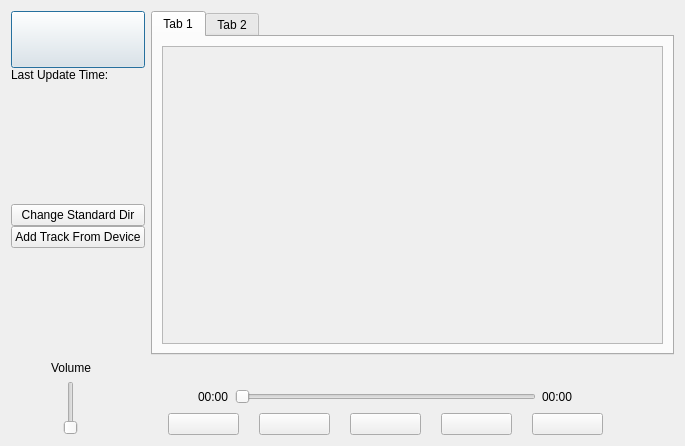
<?xml version="1.0" encoding="UTF-8"?>
<ui version="4.0">
 <class>MainPage</class>
 <widget class="QDialog" name="MainPage">
  <property name="geometry">
   <rect>
    <x>0</x>
    <y>0</y>
    <width>685</width>
    <height>446</height>
   </rect>
  </property>
  <property name="windowTitle">
   <string>Dialog</string>
  </property>
  <layout class="QVBoxLayout" name="verticalLayout">
   <item>
    <layout class="QVBoxLayout" name="MainWindowLayout" stretch="6,1">
     <item>
      <layout class="QHBoxLayout" name="TopWindowLayout" stretch="2,9">
       <item>
        <layout class="QVBoxLayout" name="SidePannelLayout" stretch="1,5">
         <property name="spacing">
          <number>0</number>
         </property>
         <item>
          <layout class="QVBoxLayout" name="AppLogo" stretch="0">
           <property name="sizeConstraint">
            <enum>QLayout::SetMaximumSize</enum>
           </property>
           <property name="leftMargin">
            <number>0</number>
           </property>
           <property name="topMargin">
            <number>0</number>
           </property>
           <property name="rightMargin">
            <number>0</number>
           </property>
           <property name="bottomMargin">
            <number>0</number>
           </property>
           <item>
            <widget class="QPushButton" name="backLogo">
             <property name="sizePolicy">
              <sizepolicy hsizetype="Maximum" vsizetype="Maximum">
               <horstretch>0</horstretch>
               <verstretch>1</verstretch>
              </sizepolicy>
             </property>
             <property name="maximumSize">
              <size>
               <width>10000</width>
               <height>10000</height>
              </size>
             </property>
             <property name="text">
              <string/>
             </property>
            </widget>
           </item>
          </layout>
         </item>
         <item>
          <layout class="QVBoxLayout" name="SideMenuLayout">
           <property name="leftMargin">
            <number>0</number>
           </property>
           <property name="rightMargin">
            <number>0</number>
           </property>
           <item>
            <widget class="QLabel" name="timeInfoLabel">
             <property name="text">
              <string>Last Update Time:</string>
             </property>
            </widget>
           </item>
           <item>
            <widget class="QLabel" name="lastUpdateTimeLabel">
             <property name="text">
              <string/>
             </property>
            </widget>
           </item>
           <item>
            <spacer name="verticalSpacer">
             <property name="orientation">
              <enum>Qt::Vertical</enum>
             </property>
             <property name="sizeHint" stdset="0">
              <size>
               <width>20</width>
               <height>40</height>
              </size>
             </property>
            </spacer>
           </item>
           <item>
            <widget class="QPushButton" name="changeDirButton">
             <property name="text">
              <string>Change Standard Dir</string>
             </property>
            </widget>
           </item>
           <item>
            <layout class="QHBoxLayout" name="SearchLayout" stretch="3">
             <property name="sizeConstraint">
              <enum>QLayout::SetDefaultConstraint</enum>
             </property>
             <item>
              <widget class="QPushButton" name="addFromDeviceButton">
               <property name="sizePolicy">
                <sizepolicy hsizetype="Preferred" vsizetype="Preferred">
                 <horstretch>0</horstretch>
                 <verstretch>0</verstretch>
                </sizepolicy>
               </property>
               <property name="text">
                <string>Add Track From Device</string>
               </property>
              </widget>
             </item>
            </layout>
           </item>
           <item>
            <spacer name="verticalSpacer_2">
             <property name="orientation">
              <enum>Qt::Vertical</enum>
             </property>
             <property name="sizeHint" stdset="0">
              <size>
               <width>20</width>
               <height>40</height>
              </size>
             </property>
            </spacer>
           </item>
          </layout>
         </item>
        </layout>
       </item>
       <item>
        <layout class="QHBoxLayout" name="tabsLayout" stretch="0">
         <property name="topMargin">
          <number>0</number>
         </property>
         <property name="rightMargin">
          <number>0</number>
         </property>
         <property name="bottomMargin">
          <number>0</number>
         </property>
         <item>
          <layout class="QVBoxLayout" name="vertLayout">
           <item>
            <widget class="QTabWidget" name="tabWidget">
             <property name="currentIndex">
              <number>0</number>
             </property>
             <widget class="QWidget" name="likedTracks">
              <attribute name="title">
               <string>Tab 1</string>
              </attribute>
              <layout class="QHBoxLayout" name="horizontalLayout">
               <item>
                <widget class="QScrollArea" name="scrollArea_2">
                 <property name="widgetResizable">
                  <bool>true</bool>
                 </property>
                 <widget class="QWidget" name="scrollAreaWidgetContentsLikes">
                  <property name="geometry">
                   <rect>
                    <x>0</x>
                    <y>0</y>
                    <width>484</width>
                    <height>274</height>
                   </rect>
                  </property>
                  <layout class="QVBoxLayout" name="verticalLayout_3">
                   <item>
                    <layout class="QVBoxLayout" name="likesVLayout"/>
                   </item>
                  </layout>
                 </widget>
                </widget>
               </item>
              </layout>
             </widget>
             <widget class="QWidget" name="downloadedTracks">
              <attribute name="title">
               <string>Tab 2</string>
              </attribute>
              <layout class="QHBoxLayout" name="horizontalLayout_2">
               <item>
                <widget class="QScrollArea" name="scrollArea">
                 <property name="widgetResizable">
                  <bool>true</bool>
                 </property>
                 <widget class="QWidget" name="scrollAreaWidgetContentsDownload">
                  <property name="geometry">
                   <rect>
                    <x>0</x>
                    <y>0</y>
                    <width>484</width>
                    <height>274</height>
                   </rect>
                  </property>
                  <layout class="QVBoxLayout" name="verticalLayout_4">
                   <item>
                    <layout class="QVBoxLayout" name="downVLayout"/>
                   </item>
                  </layout>
                 </widget>
                </widget>
               </item>
              </layout>
             </widget>
            </widget>
           </item>
          </layout>
         </item>
        </layout>
       </item>
      </layout>
     </item>
     <item>
      <layout class="QHBoxLayout" name="BottomWindowLayout" stretch="0,1,10">
       <item>
        <spacer name="horizontalSpacer_3">
         <property name="orientation">
          <enum>Qt::Horizontal</enum>
         </property>
         <property name="sizeHint" stdset="0">
          <size>
           <width>40</width>
           <height>20</height>
          </size>
         </property>
        </spacer>
       </item>
       <item>
        <layout class="QVBoxLayout" name="volumeLayout">
         <item>
          <widget class="QLabel" name="label">
           <property name="text">
            <string>Volume</string>
           </property>
           <property name="alignment">
            <set>Qt::AlignCenter</set>
           </property>
          </widget>
         </item>
         <item>
          <layout class="QHBoxLayout" name="volumeSliderLayout">
           <item>
            <widget class="QSlider" name="verticalSlider">
             <property name="maximum">
              <number>100</number>
             </property>
             <property name="orientation">
              <enum>Qt::Vertical</enum>
             </property>
            </widget>
           </item>
          </layout>
         </item>
        </layout>
       </item>
       <item>
        <layout class="QVBoxLayout" name="SongPlayerLayout" stretch="1,1,2">
         <item>
          <layout class="QHBoxLayout" name="SongNameLayout">
           <item>
            <spacer name="horizontalSpacer">
             <property name="orientation">
              <enum>Qt::Horizontal</enum>
             </property>
             <property name="sizeHint" stdset="0">
              <size>
               <width>40</width>
               <height>20</height>
              </size>
             </property>
            </spacer>
           </item>
           <item>
            <widget class="QLabel" name="songNameLabel">
             <property name="text">
              <string/>
             </property>
            </widget>
           </item>
           <item>
            <spacer name="horizontalSpacer_2">
             <property name="orientation">
              <enum>Qt::Horizontal</enum>
             </property>
             <property name="sizeHint" stdset="0">
              <size>
               <width>40</width>
               <height>20</height>
              </size>
             </property>
            </spacer>
           </item>
          </layout>
         </item>
         <item>
          <layout class="QHBoxLayout" name="SliderLayout" stretch="1,0,3,0,1">
           <item>
            <spacer name="horizontalSpacer_11">
             <property name="orientation">
              <enum>Qt::Horizontal</enum>
             </property>
             <property name="sizeHint" stdset="0">
              <size>
               <width>40</width>
               <height>20</height>
              </size>
             </property>
            </spacer>
           </item>
           <item>
            <widget class="QLabel" name="currentTimeLabel">
             <property name="sizePolicy">
              <sizepolicy hsizetype="Fixed" vsizetype="Fixed">
               <horstretch>0</horstretch>
               <verstretch>0</verstretch>
              </sizepolicy>
             </property>
             <property name="text">
              <string>00:00</string>
             </property>
            </widget>
           </item>
           <item>
            <widget class="QSlider" name="songSlider">
             <property name="orientation">
              <enum>Qt::Horizontal</enum>
             </property>
            </widget>
           </item>
           <item>
            <widget class="QLabel" name="totalTimeLabel">
             <property name="sizePolicy">
              <sizepolicy hsizetype="Fixed" vsizetype="Fixed">
               <horstretch>0</horstretch>
               <verstretch>0</verstretch>
              </sizepolicy>
             </property>
             <property name="text">
              <string>00:00</string>
             </property>
            </widget>
           </item>
           <item>
            <spacer name="horizontalSpacer_12">
             <property name="orientation">
              <enum>Qt::Horizontal</enum>
             </property>
             <property name="sizeHint" stdset="0">
              <size>
               <width>40</width>
               <height>20</height>
              </size>
             </property>
            </spacer>
           </item>
          </layout>
         </item>
         <item>
          <layout class="QHBoxLayout" name="TrackControllLayout" stretch="2,2,2,2,2,2,2">
           <property name="spacing">
            <number>20</number>
           </property>
           <property name="sizeConstraint">
            <enum>QLayout::SetDefaultConstraint</enum>
           </property>
           <item>
            <spacer name="horizontalSpacer_9">
             <property name="orientation">
              <enum>Qt::Horizontal</enum>
             </property>
             <property name="sizeHint" stdset="0">
              <size>
               <width>40</width>
               <height>20</height>
              </size>
             </property>
            </spacer>
           </item>
           <item>
            <widget class="QPushButton" name="shuffleButton">
             <property name="text">
              <string/>
             </property>
            </widget>
           </item>
           <item>
            <widget class="QPushButton" name="prevButton">
             <property name="text">
              <string/>
             </property>
            </widget>
           </item>
           <item>
            <widget class="QPushButton" name="pauseButton">
             <property name="text">
              <string/>
             </property>
             <property name="iconSize">
              <size>
               <width>5</width>
               <height>5</height>
              </size>
             </property>
            </widget>
           </item>
           <item>
            <widget class="QPushButton" name="nextButton">
             <property name="text">
              <string/>
             </property>
            </widget>
           </item>
           <item>
            <widget class="QPushButton" name="repeatButton">
             <property name="text">
              <string/>
             </property>
            </widget>
           </item>
           <item>
            <spacer name="horizontalSpacer_10">
             <property name="orientation">
              <enum>Qt::Horizontal</enum>
             </property>
             <property name="sizeHint" stdset="0">
              <size>
               <width>40</width>
               <height>20</height>
              </size>
             </property>
            </spacer>
           </item>
          </layout>
         </item>
        </layout>
       </item>
      </layout>
     </item>
    </layout>
   </item>
  </layout>
 </widget>
 <resources/>
 <connections/>
</ui>
